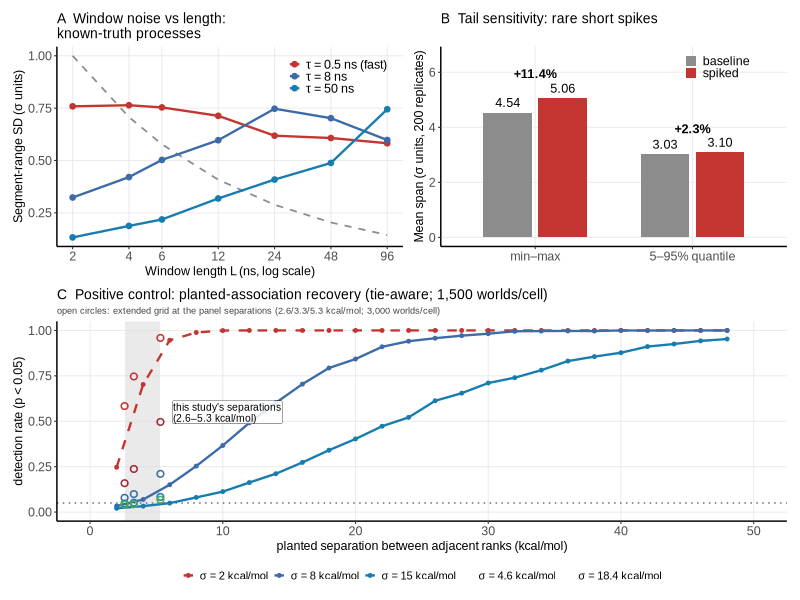

Source code (R):
#!/usr/bin/env Rscript
# 52_fig_c7_benchmark.R — Figure S13: synthetic benchmark of window-noise diagnostics
#
# Purpose:  SI Figure S13 — synthetic C7 benchmark of window-noise scaling and span-estimator
#           tail sensitivity (reads the archived benchmark CSVs).
# Created:  2026-10-10 (header standardised 2026-10-11)
# Inputs:   data/analysis/r6/c7_toy_benchmark.csv ; data/analysis/r6/c7_estimator_stats.csv
# Outputs:  figures/pdf/Fig_SI_ToyBenchmark.pdf
# Depends:  ggplot2, patchwork
# Run:      Rscript code/52_fig_c7_benchmark.R   (from the repository root)
suppressMessages({library(ggplot2); library(patchwork)})

d <- read.csv("data/analysis/r6/c7_toy_benchmark.csv")
st <- read.csv("data/analysis/r6/c7_estimator_stats.csv")

d$process <- factor(d$process,
  levels = c("fast_tau0.5ns", "medium_tau8ns", "slow_tau50ns", "naive_L^-1/2_ref"),
  labels = c("\u03c4 = 0.5 ns (fast)", "\u03c4 = 8 ns", "\u03c4 = 50 ns",
             "naive L\u207b\u00b9\u2044\u00b2 reference"))
cols <- c("0.5" = "#C23531", "8" = "#3D6BA8", "50" = "#177CB0", "ref" = "grey55")

pA <- ggplot(d, aes(L_ns, window_sd_mean)) +
  geom_line(data = subset(d, grepl("naive", process)),
            aes(group = process), linetype = "dashed", color = "grey55", linewidth = 0.6) +
  geom_line(data = subset(d, !grepl("naive", process)),
            aes(color = process), linewidth = 0.8) +
  geom_point(data = subset(d, !grepl("naive", process)),
             aes(color = process), size = 1.6) +
  scale_x_log10(breaks = c(2, 4, 6, 12, 24, 48, 96)) +
  scale_color_manual(values = setNames(c("#C23531", "#3D6BA8", "#177CB0"),
                                       c("\u03c4 = 0.5 ns (fast)", "\u03c4 = 8 ns", "\u03c4 = 50 ns")), name = NULL) +
  labs(x = "Window length L (ns, log scale)", y = "Segment-range SD (\u03c3 units)",
       title = "A  Window noise vs length:\nknown-truth processes") +
  theme_bw(base_size = 8, base_family = "Arial") +
  theme(panel.grid.minor = element_blank(),
        legend.position = c(0.97, 0.97), legend.justification = c(1, 1),
        legend.background = element_blank(),
        legend.key = element_rect(fill = "transparent"),
        legend.key.size = unit(0.3, "cm"), legend.text = element_text(size = 9),
        axis.text = element_text(size = 9), axis.title = element_text(size = 9),
        plot.title = element_text(size = 10),
        panel.border = element_blank(),
        axis.line = element_line(color = "black", linewidth = 0.5))

b <- data.frame(
  est = rep(c("min\u2013max", "5\u201395% quantile"), each = 2),
  kind = rep(c("baseline", "spiked"), 2),
  mean = c(st$mean_base[st$estimator == "minmax_span"], st$mean_spiked[st$estimator == "minmax_span"],
           st$mean_base[st$estimator == "q90_span"], st$mean_spiked[st$estimator == "q90_span"]))
b$est <- factor(b$est, levels = c("min\u2013max", "5\u201395% quantile"))

pB <- ggplot(b, aes(est, mean, fill = kind)) +
  geom_col(position = position_dodge(width = 0.7), width = 0.62) +
  geom_text(aes(label = sprintf("%.2f", mean)), position = position_dodge(width = 0.7),
            vjust = -0.6, size = 3.2, family = "Arial") +
  annotate("text", x = 1, y = 5.95, label = "+11.4%", size = 3.2, family = "Arial", fontface = "bold") +
  annotate("text", x = 2, y = 3.95, label = "+2.3%", size = 3.2, family = "Arial", fontface = "bold") +
  scale_fill_manual(values = c("baseline" = "grey55", "spiked" = "#C23531"), name = NULL) +
  coord_cartesian(ylim = c(0, 6.6)) +
  labs(x = NULL, y = "Mean span (\u03c3 units, 200 replicates)",
       title = "B  Tail sensitivity: rare short spikes") +
  theme_bw(base_size = 8, base_family = "Arial") +
  theme(panel.grid.minor = element_blank(), legend.position = c(0.80, 0.90),
        legend.key.size = unit(0.3, "cm"), legend.text = element_text(size = 9),
        legend.background = element_blank(),
        legend.key = element_rect(fill = "transparent"),
        axis.text = element_text(size = 9), axis.title = element_text(size = 9),
        plot.title = element_text(size = 10),
        panel.border = element_blank(),
        axis.line = element_line(color = "black", linewidth = 0.5))

## ---- Panel C: positive control (planted-association recovery, tie-aware) ----
c7g <- read.csv("data/analysis/r6/c7g_positive_control.csv")
c7gx <- read.csv("data/analysis/r6/c7g_positive_control_extra.csv")
sig_levels <- c(2, 4.6, 8, 15, 18.4)
c7g$sigma_lab <- factor(sprintf("\u03c3 = %g kcal/mol", c7g$sigma_kcal),
                        levels = sprintf("\u03c3 = %g kcal/mol", sig_levels))
c7gx$sigma_lab <- factor(sprintf("\u03c3 = %g kcal/mol", c7gx$sigma_kcal),
                         levels = sprintf("\u03c3 = %g kcal/mol", sig_levels))
sig_cols <- setNames(c("#C23531", "#9D2933", "#3D6BA8", "#177CB0", "#4DAF4A"),
                     sprintf("\u03c3 = %g kcal/mol", sig_levels))
sig_ltys <- setNames(c("dashed", "solid", "solid", "solid", "solid"),
                     sprintf("\u03c3 = %g kcal/mol", sig_levels))
pC <- ggplot(c7g, aes(delta_kcal, detect_rate, color = sigma_lab, linetype = sigma_lab)) +
  annotate("rect", xmin = 2.6, xmax = 5.3, ymin = -Inf, ymax = Inf,
           fill = "grey85", alpha = 0.55) +
  geom_hline(yintercept = 0.05, linetype = "dotted", color = "grey40", linewidth = 0.5) +
  geom_line(linewidth = 0.8) +
  geom_point(size = 1.0) +
  geom_point(data = c7gx, shape = 1, size = 1.7, stroke = 0.8, show.legend = FALSE) +
  scale_color_manual(values = sig_cols, name = NULL) +
  scale_linetype_manual(values = sig_ltys, name = NULL) +
  guides(color = guide_legend(nrow = 1), linetype = guide_legend(nrow = 1)) +
  coord_cartesian(ylim = c(0, 1), xlim = c(0, 50)) +
  annotate("label", x = 6.2, y = 0.55, label = "this study's separations\n(2.6\u20135.3 kcal/mol)",
           size = 2.6, family = "Arial", lineheight = 0.9, hjust = 0, label.size = 0.12,
           label.padding = unit(0.08, "lines"), fill = "white", alpha = 0.85) +
  labs(x = "planted separation between adjacent ranks (kcal/mol)",
       y = "detection rate (p < 0.05)",
       title = "C  Positive control: planted-association recovery (tie-aware; 1,500 worlds/cell)",
       subtitle = "open circles: extended grid at the panel separations (2.6/3.3/5.3 kcal/mol; 3,000 worlds/cell)") +
  theme_bw(base_size = 8, base_family = "Arial") +
  theme(panel.grid.minor = element_blank(),
        legend.position = "bottom", legend.direction = "horizontal",
        legend.key.size = unit(0.3, "cm"), legend.text = element_text(size = 8),
        legend.background = element_blank(),
        legend.key = element_rect(fill = "transparent"),
        axis.text = element_text(size = 9), axis.title = element_text(size = 9),
        plot.title = element_text(size = 10),
        plot.subtitle = element_text(size = 6.6, colour = "grey25"),
        panel.border = element_blank(),
        axis.line = element_line(color = "black", linewidth = 0.5))

p <- (pA | pB) / pC
cairo_pdf("figures/pdf/Fig_SI_ToyBenchmark.pdf", width = 170/25.4, height = 124/25.4, pointsize = 8)
print(p)
invisible(dev.off())
cat("Saved: figures/pdf/Fig_SI_ToyBenchmark.pdf\n")
